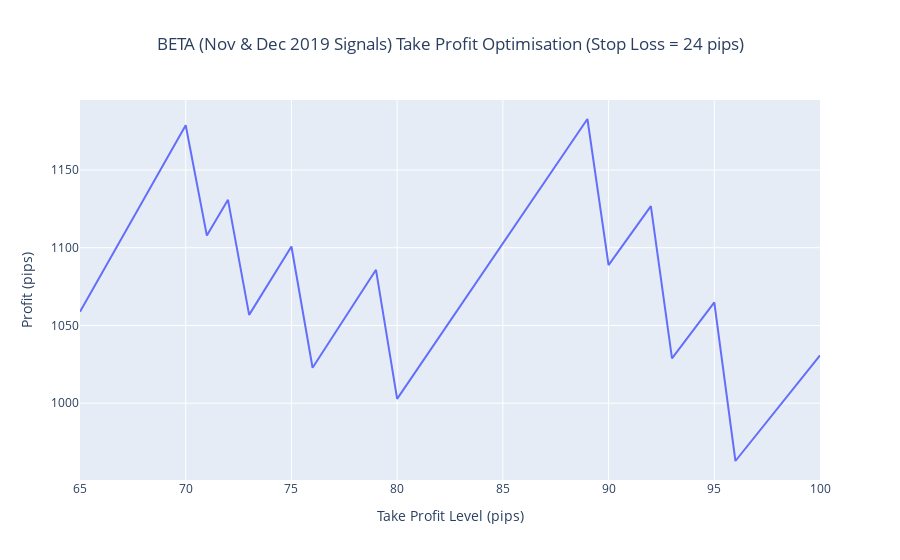

Notebook code cell kept with this figure:
### Code cell
fig = go.Figure(data=go.Scatter(x=list(take_profits), y=profits))
fig.update_layout(
    title="BETA (Nov & Dec 2019 Signals) Take Profit Optimisation (Stop Loss = 24 pips)",
    title_x=0.5,
    xaxis_title="Take Profit Level (pips)",
    yaxis_title="Profit (pips)"
)
fig.show()

### Figure 1 — Plotly figure (JSON) as saved in the notebook; plotly's stock layout.template omitted (floating-point values rounded to 4 significant figures)
{"data": [{"type": "scatter", "x": [65, 66, 67, 68, 69, 70, 71, 72, 73, 74, 75, 76, 77, 78, 79, 80, 81, 82, 83, 84, 85, 86, 87, 88, 89, 90, 91, 92, 93, 94, 95, 96, 97, 98, 99, 100], "y": [1059.0, 1083.0, 1107.0, 1131.0, 1155.0, 1179.0, 1108.0, 1131.0, 1057.0, 1079.0, 1101.0, 1023.0, 1044.0, 1065.0, 1086.0, 1003.0, 1023.0, 1043.0, 1063.0, 1083.0, 1103.0, 1123.0, 1143.0, 1163.0, 1183.0, 1089.0, 1108.0, 1127.0, 1029.0, 1047.0, 1065.0, 962.8, 979.8, 996.8, 1014.0, 1031.0]}], "layout": {"title": {"text": "BETA (Nov & Dec 2019 Signals) Take Profit Optimisation (Stop Loss = 24 pips)", "x": 0.5}, "xaxis": {"title": {"text": "Take Profit Level (pips)"}}, "yaxis": {"title": {"text": "Profit (pips)"}}}}
